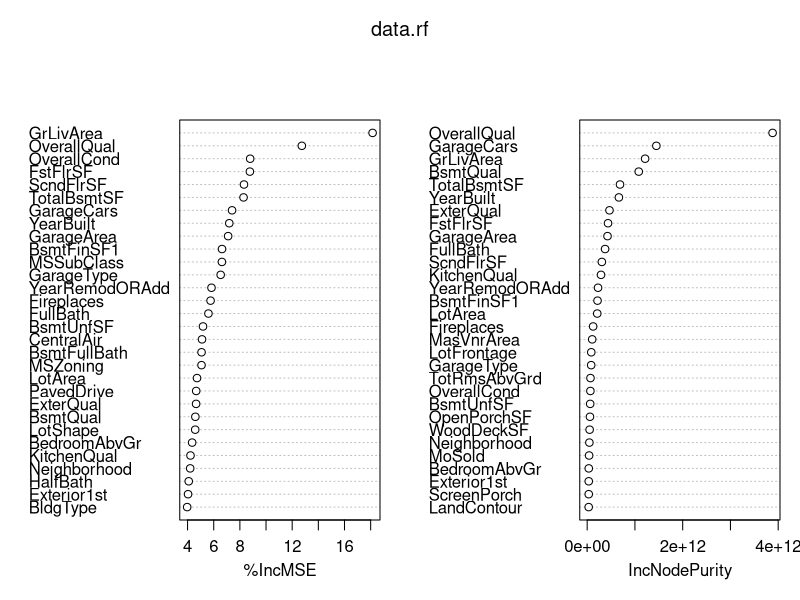
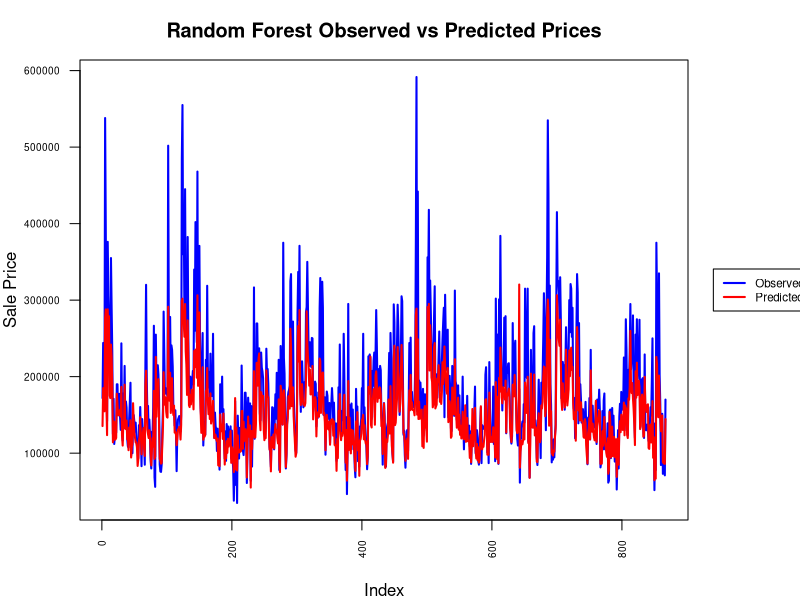
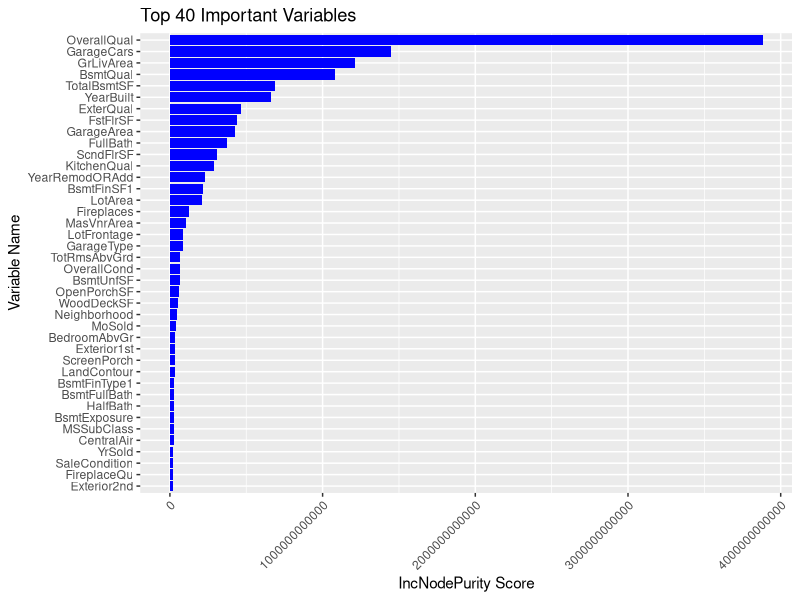
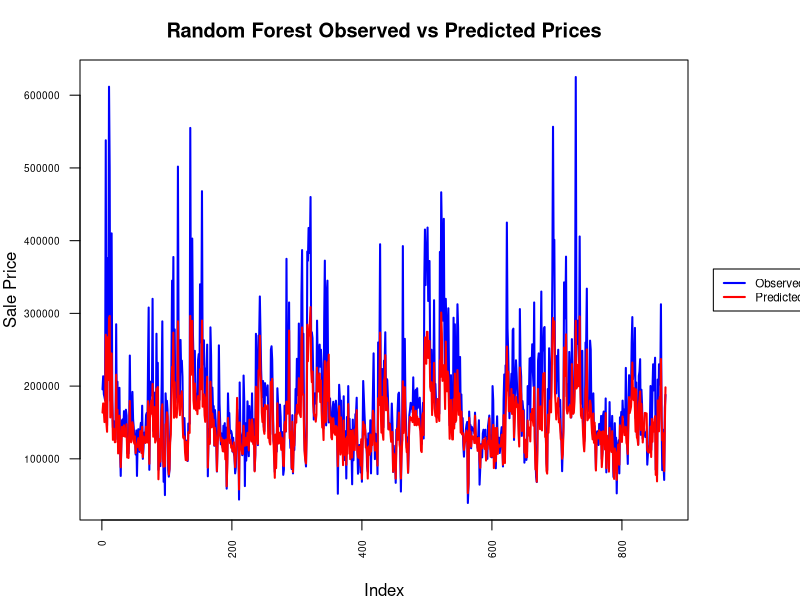

Write the R code that produced these figures, in order.
## ---- chunk 1
knitr::opts_chunk$set(echo = TRUE)
## ---- chunk 2
library(readxl)
library(ggplot2)
library(caret)
library(randomForest)
library(tibble)
## ---- chunk 3
data <- read_excel("Clean_AmesHousing.xlsx")
## ---- chunk 4
new_names <- gsub(" ", "", names(data))
names(data) <- new_names
names(data)[22] <- "YearRemodORAdd"
names(data)[45] <- "FstFlrSF"
names(data)[46] <- "ScndFlrSF"
names(data)[70] <- "ThreeSsnPorch"
## ---- chunk 5
data <- subset(data, select = -c(PID, Order))
## ---- chunk 6
(mean <- mean(data$SalePrice))
## ---- chunk 7
set.seed(1)
## ---- chunk 8
target <- "SalePrice"
y <- data[[target]]
data1 <- data[, !colnames(data) %in% target]
train_indices <- createDataPartition(y, p = 0.7, list = FALSE)
train_X <- as.matrix(data1[train_indices, ])
train_Y <- y[train_indices]
test_X <- as.matrix(data1[-train_indices, ])
test_Y <- y[-train_indices]
## ---- chunk 9
data.rf <- randomForest(train_Y ~ ., train_X, ntree= 100, keep.forest= TRUE, importance = TRUE)
varImpPlot(data.rf)
## ---- chunk 10
predictions <- round(predict(data.rf, test_X),0)
## ---- chunk 11
comb <- data.frame(Pred = predictions, Obs = test_Y)
print(head(comb))
## ---- chunk 12
sse <- sum((test_Y - predictions)^2)
ssto <- sum((test_Y - mean(test_Y))^2)
R2 <- round((1 - (sse / ssto))*100,0)
# r_squared <- round(cor(predictions, test_Y)^2 *100,0)
mse <- mean((test_Y - predictions)^2)
rmse <- sqrt(mean((test_Y - predictions)^2))
mae <- mean(abs(test_Y - predictions))
perc <- round((mae / mean)*100,2)
cat("The Coeficient of Determination is: ", R2, "%", "\n")
cat("The Mean Squared Error is: ", mse, "\n")
cat("The Root Mean Squared Error is: ", rmse, "\n")
cat("The Mean Absolute Error is: ", mae, "\n")
cat("The relative size of the MAE compared to the average value of the data is:",perc,"%", "\n")
## ---- chunk 13
# Create a sequence of numbers for the x-axis
x <- seq_along(comb$Obs)
# Disable scientific notation on the y-axis
options(scipen = 999)
par(las = 2, # Adjust margin
    cex.axis = 0.6) # Adjust axis label size
par(mar = c(4, 4, 3, 5.6)) # c(bottom, left, top, right)
# Plot the line graph
plot(x, comb$Obs, type = "l", col = "blue", lwd = 2, xlab = "Index", ylab = "Sale Price", main = "Random Forest Observed vs Predicted Prices")
# Add the line for predicted values
lines(x, comb$Pred, col = "red", lwd = 2)
# Add a legend
legend(x = "right",y= mean(comb$Obs), legend = c("Observed", "Predicted"), col = c("blue", "red"), lty = 1, lwd = 2,xpd=TRUE , cex = 0.7, inset = c(-0.2, 0))
## ---- chunk 14
importance_scores <- importance(data.rf, type=2)
# Convert the matrix to a data frame and include the row names as a variable
importance_df <- as.data.frame(importance_scores) %>%
  rownames_to_column(var = "Feature")
# Sort the data frame by importance scores in descending order
importance_df <- importance_df[order(importance_df$IncNodePurity, decreasing = TRUE), ][1:40,]
## ---- chunk 15
ggplot(importance_df, aes(y = reorder(Feature, IncNodePurity), x = IncNodePurity)) +
  geom_bar(stat = "identity", fill = "blue") +
  labs(y = "Variable Name", x = "IncNodePurity Score", title = "Top 40 Important Variables") +
  theme(axis.text.x = element_text(angle = 45, hjust = 1))  # Rotate x-axis labels for better readability
## ---- chunk 16
top40 <- data.frame(Variables = importance_df[1:40,1])
top40 <- data[, top40$Variables]
names(top40)
top40$SalePrice <- data$SalePrice
## ---- chunk 17
target <- "SalePrice"
y <- top40[[target]]
data1 <- top40[, !colnames(top40) %in% target]
train_indices <- createDataPartition(y, p = 0.7, list = FALSE)
train_X <- as.matrix(data1[train_indices, ])
train_Y <- y[train_indices]
test_X <- as.matrix(data1[-train_indices, ])
test_Y <- y[-train_indices]
## ---- chunk 18
top40.rf <- randomForest(train_Y ~ ., train_X, ntree= 100, keep.forest= TRUE, importance = TRUE)
## ---- chunk 19
predictions <- round(predict(top40.rf, test_X),0)
## ---- chunk 20
comb <- data.frame(Pred = predictions, Obs = test_Y)
print(head(comb))
## ---- chunk 21
sse <- sum((test_Y - predictions)^2)
ssto <- sum((test_Y - mean(test_Y))^2)
R2 <- round((1 - (sse / ssto))*100,0) 
# r_squared <- round(cor(predictions, test_Y)^2 *100,0)
mse <- mean((test_Y - predictions)^2)
rmse <- sqrt(mean((test_Y - predictions)^2))
mae <- mean(abs(test_Y - predictions))
perc <- round((mae / mean)*100,2)
cat("The Coeficient of Determination is: ", R2,"%", "\n")
cat("The Mean Squared Error is: ", mse, "\n")
cat("The Root Mean Squared Error is: ", rmse, "\n")
cat("The Mean Absolute Error is: ", mae, "\n")
cat("The relative size of the MAE compared to the average SalePrice of the dataset is:",perc,"%", "\n")
## ---- chunk 22
# Create a sequence of numbers for the x-axis
x <- seq_along(comb$Obs)
# Disable scientific notation on the y-axis
options(scipen = 999)
par(las = 2, # Adjust margin
    cex.axis = 0.6) # Adjust axis label size
par(mar = c(4, 4, 3, 5.6)) # c(bottom, left, top, right)
# Plot the line graph
plot(x, comb$Obs, type = "l", col = "blue", lwd = 2, xlab = "Index", ylab = "Sale Price", main = "Random Forest Observed vs Predicted Prices")
# Add the line for predicted values
lines(x, comb$Pred, col = "red", lwd = 2)
# Add a legend
legend(x = "right",y= mean(comb$Obs), legend = c("Observed", "Predicted"), col = c("blue", "red"), lty = 1, lwd = 2,xpd=TRUE , cex = 0.7, inset = c(-0.2, 0))
